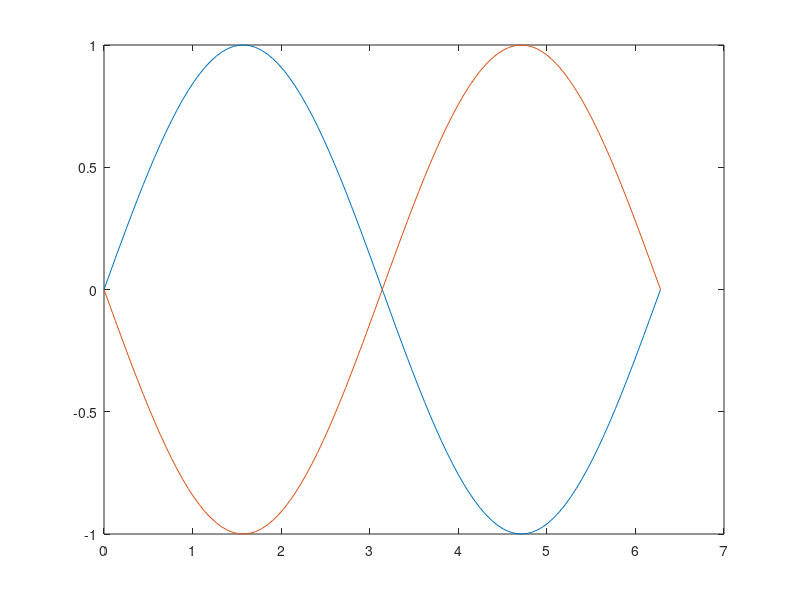

MATLAB code for this plot:
clear; clc; close all;
s = tf('s');

G = 100/(s^2);

D = (s + 6)/(s + 10);

T = (G*D)/(1 + G*D);

L = D*G;

figure('Position', [100, 50, 1500, 1000]);
subplot(2, 3, 1)
rlocus(D*G)
legend(AutoUpdate="on")

subplot(2, 3, 2)
rlocus(G)
legend(AutoUpdate="on")

subplot(2, 3, 4)
bode(D*G)
margin(D*G)
legend(AutoUpdate="on")

subplot(2, 3, 5)
bode(G)
legend(AutoUpdate="on")

subplot(2, 3, 3)
step(T)
legend(AutoUpdate="on")
% bode(T) plots the plant but we look for behavior in OL

%%

t = linspace(0,2*pi)

y1 = 1*sin(1*t + 0)
plot(t, y1)
hold on

y2 = 1*sin(1*t + pi) %phase shift 90 deg
plot(t, y2)
